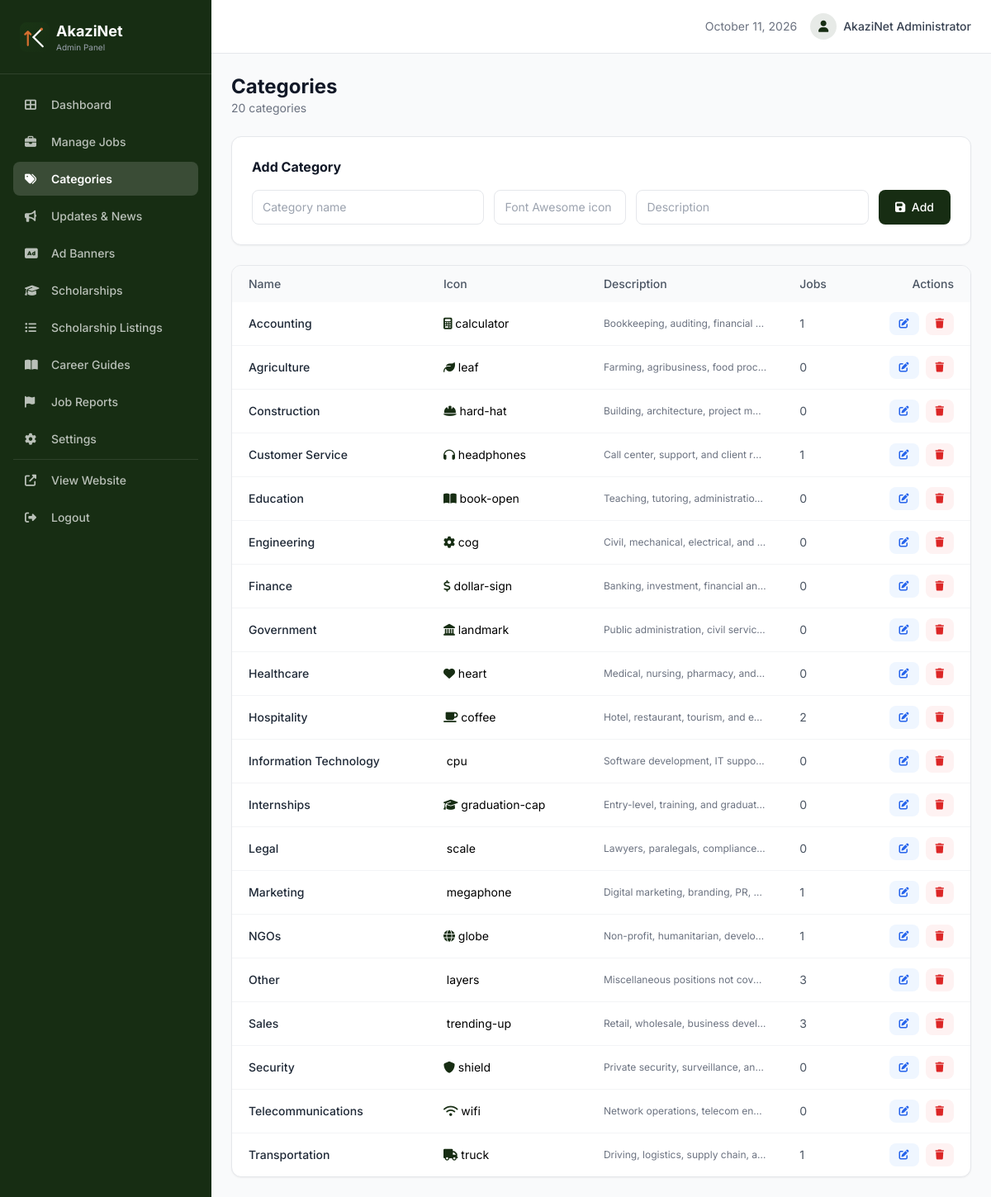
The app's page /admin/categories.php (signed in) with its own data.
### tables this page shows
CREATE TABLE `categories` (
  `id` int(11) NOT NULL,
  `name` varchar(100) NOT NULL,
  `slug` varchar(120) NOT NULL,
  `description` text DEFAULT NULL,
  `icon` varchar(50) DEFAULT 'briefcase',
  `job_count` int(11) DEFAULT 0,
  `is_active` tinyint(1) DEFAULT 1,
  `created_at` timestamp NOT NULL DEFAULT current_timestamp(),
  `updated_at` timestamp NOT NULL DEFAULT current_timestamp() ON UPDATE current_timestamp()
);

### config/database.php (called while the page is built, shortened)
<?php
function sanitize($input) {
    $value = trim((string)$input);
    $value = html_entity_decode($value, ENT_QUOTES | ENT_HTML5, 'UTF-8');
    return htmlspecialchars($value, ENT_QUOTES, 'UTF-8');
}

### admin/categories.php (the view, shortened to what this page needs)
<?php
require_once __DIR__ . '/includes/header.php';
$allCategories = $pdo->query("
    SELECT cat.*, COUNT(j.id) as job_count
    FROM categories cat
    LEFT JOIN jobs j ON j.category_id = cat.id AND j.status = 'published' AND j.is_active = 1
    WHERE cat.is_active = 1
    GROUP BY cat.id
    ORDER BY cat.name
")->fetchAll();
$editCat = null;
?>
<div class="flex items-center justify-between mb-6">
    <div>
        <h1 class="text-2xl font-bold text-gray-900">Categories</h1>
        <p class="text-gray-500 text-sm"><?= count($allCategories) ?> categories</p>
    </div>
</div>
<div class="bg-white rounded-xl border border-gray-200 p-6 shadow-sm mb-6">
    <h2 class="font-bold text-gray-900 mb-4"><?= $editCat ? 'Edit Category' : 'Add Category' ?></h2>
    <form method="POST" class="flex flex-col sm:flex-row gap-3">
        <input type="text" name="name" value="<?= sanitize($editCat['name'] ?? '') ?>" placeholder="Category name" required class="flex-1 px-3 py-2.5 border border-gray-200 rounded-lg focus:border-primary focus:ring-2 focus:ring-primary/20 outline-none text-sm">
        <input type="text" name="icon" value="<?= sanitize($editCat['icon'] ?? '') ?>" placeholder="Font Awesome icon (e.g. code)" class="w-full sm:w-40 px-3 py-2.5 border border-gray-200 rounded-lg focus:border-primary focus:ring-2 focus:ring-primary/20 outline-none text-sm">
        <input type="text" name="description" value="<?= sanitize($editCat['description'] ?? '') ?>" placeholder="Description" class="flex-1 px-3 py-2.5 border border-gray-200 rounded-lg focus:border-primary focus:ring-2 focus:ring-primary/20 outline-none text-sm">
        <button type="submit" class="px-5 py-2.5 bg-primary text-white text-sm font-medium rounded-lg hover:bg-primary-dark transition-colors whitespace-nowrap"><i class="fas fa-save mr-1"></i> <?= $editCat ? 'Update' : 'Add' ?></button>
    </form>
</div>
<div class="bg-white rounded-xl border border-gray-200 shadow-sm overflow-hidden">
    <div class="overflow-x-auto">
        <table class="w-full text-sm">
            <thead class="bg-gray-50 text-left">
                <tr>
                    <th class="px-5 py-3 font-medium text-gray-600">Name</th>
                    <th class="px-5 py-3 font-medium text-gray-600">Icon</th>
                    <th class="px-5 py-3 font-medium text-gray-600">Description</th>
                    <th class="px-5 py-3 font-medium text-gray-600">Jobs</th>
                    <th class="px-5 py-3 font-medium text-gray-600 text-right">Actions</th>
                </tr>
            </thead>
            <tbody class="divide-y divide-gray-100">
                <?php foreach ($allCategories as $cat): ?>
                <tr class="hover:bg-gray-50">
                    <td class="px-5 py-3 font-medium text-gray-800"><?= sanitize($cat['name']) ?></td>
                    <td class="px-5 py-3"><i class="fas fa-<?= $cat['icon'] ?> text-primary"></i> <?= $cat['icon'] ?></td>
                    <td class="px-5 py-3 text-gray-500 text-xs max-w-[200px] truncate"><?= sanitize($cat['description']) ?></td>
                    <td class="px-5 py-3 text-gray-600"><?= $cat['job_count'] ?></td>
                    <td class="px-5 py-3 text-right">
                        <div class="flex items-center justify-end space-x-2">
                            <a href="/admin/categories?edit=<?= $cat['id'] ?>" class="px-3 py-1.5 text-xs bg-blue-50 text-blue-600 rounded-lg hover:bg-blue-100 transition-colors"><i class="fas fa-edit"></i></a>
                            <form method="POST" onsubmit="return confirm('Delete this category?')">
                                <button type="submit" class="px-3 py-1.5 text-xs bg-red-50 text-red-600 rounded-lg hover:bg-red-100 transition-colors"><i class="fas fa-trash"></i></button>
                            </form>
                        </div>
                    </td>
                </tr>
                <?php endforeach; ?>
            </tbody>
        </table>
    </div>
</div>
<?php require_once __DIR__ . '/includes/footer.php'; ?>

### assets/css/admin.css (style rules this page uses)
html { scroll-behavior: smooth; }

### records on screen
categories: name "Accounting", icon "calculator", description "Bookkeeping, auditing, financial…", job_count "1"
categories: name "Agriculture", icon "leaf", description "Farming, agribusiness, food pro…", job_count "0"
categories: name "Construction", icon "hard-hat", description "Building, architecture, project m…", job_count "0"
categories: name "Customer Service", icon "headphones", description "Call center, support, and client r…", job_count "1"
categories: name "Education", icon "book-open", description "Teaching, tutoring, administratio…", job_count "0"
categories: name "Engineering", icon "cog", description "Civil, mechanical, electrical, and…", job_count "0"
categories: name "Finance", icon "dollar-sign", description "Banking, investment, financial an…", job_count "0"
categories: name "Government", icon "landmark", description "Public administration, civil servic…", job_count "0"
categories: name "Healthcare", icon "heart", description "Medical, nursing, pharmacy, and…", job_count "0"
categories: name "Hospitality", icon "coffee", description "Hotel, restaurant, tourism, and e…", job_count "2"
categories: name "Information Technology", icon "cpu", description "Software development, IT suppo…", job_count "0"
categories: name "Internships", icon "graduation-cap", description "Entry-level, training, and graduat…", job_count "0"
categories: name "Legal", icon "scale", description "Lawyers, paralegals, compliance…", job_count "0"
categories: name "Marketing", icon "megaphone", description "Digital marketing, branding, PR,…", job_count "1"
categories: name "NGOs", icon "globe", description "Non-profit, humanitarian, develo…", job_count "1"
categories: name "Other", icon "layers", description "Miscellaneous positions not cov…", job_count "3"
categories: name "Sales", icon "trending-up", description "Retail, wholesale, business devel…", job_count "3"
categories: name "Security", icon "shield", description "Private security, surveillance, an…", job_count "0"
categories: name "Telecommunications", icon "wifi", description "Network operations, telecom en…", job_count "0"
categories: name "Transportation", icon "truck", description "Driving, logistics, supply chain, a…", job_count "1"

### other values on screen
$adminName "AkaziNet Administrator"
count($allCategories) "20"
